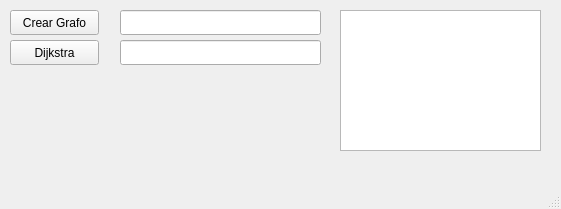
<?xml version="1.0" encoding="UTF-8"?>
<ui version="4.0">
 <class>MainWindow</class>
 <widget class="QMainWindow" name="MainWindow">
  <property name="geometry">
   <rect>
    <x>0</x>
    <y>0</y>
    <width>561</width>
    <height>209</height>
   </rect>
  </property>
  <property name="windowTitle">
   <string>MainWindow</string>
  </property>
  <widget class="QWidget" name="centralwidget">
   <widget class="QPushButton" name="b_enviar">
    <property name="geometry">
     <rect>
      <x>10</x>
      <y>10</y>
      <width>89</width>
      <height>25</height>
     </rect>
    </property>
    <property name="text">
     <string>Crear Grafo</string>
    </property>
   </widget>
   <widget class="QPlainTextEdit" name="txt_log">
    <property name="geometry">
     <rect>
      <x>340</x>
      <y>10</y>
      <width>201</width>
      <height>141</height>
     </rect>
    </property>
   </widget>
   <widget class="QLineEdit" name="dato1">
    <property name="geometry">
     <rect>
      <x>120</x>
      <y>10</y>
      <width>201</width>
      <height>25</height>
     </rect>
    </property>
   </widget>
   <widget class="QLineEdit" name="dato2">
    <property name="geometry">
     <rect>
      <x>120</x>
      <y>40</y>
      <width>201</width>
      <height>25</height>
     </rect>
    </property>
   </widget>
   <widget class="QPushButton" name="c_enviar">
    <property name="geometry">
     <rect>
      <x>10</x>
      <y>40</y>
      <width>89</width>
      <height>25</height>
     </rect>
    </property>
    <property name="text">
     <string>Dijkstra</string>
    </property>
   </widget>
  </widget>
  <widget class="QMenuBar" name="menubar">
   <property name="geometry">
    <rect>
     <x>0</x>
     <y>0</y>
     <width>561</width>
     <height>22</height>
    </rect>
   </property>
  </widget>
  <widget class="QStatusBar" name="statusbar"/>
 </widget>
 <resources/>
 <connections/>
</ui>
